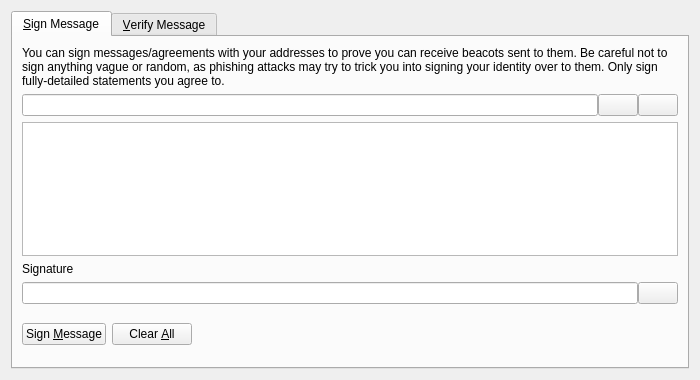
<?xml version="1.0" encoding="UTF-8"?>
<ui version="4.0">
 <class>SignVerifyMessageDialog</class>
 <widget class="QDialog" name="SignVerifyMessageDialog">
  <property name="geometry">
   <rect>
    <x>0</x>
    <y>0</y>
    <width>700</width>
    <height>380</height>
   </rect>
  </property>
  <property name="windowTitle">
   <string>Signatures - Sign / Verify a Message</string>
  </property>
  <property name="modal">
   <bool>true</bool>
  </property>
  <layout class="QVBoxLayout" name="verticalLayout">
   <item>
    <widget class="QTabWidget" name="tabWidget">
     <property name="currentIndex">
      <number>0</number>
     </property>
     <widget class="QWidget" name="tabSignMessage">
      <attribute name="title">
       <string>&amp;Sign Message</string>
      </attribute>
      <layout class="QVBoxLayout" name="verticalLayout_SM">
       <item>
        <widget class="QLabel" name="infoLabel_SM">
         <property name="text">
          <string>You can sign messages/agreements with your addresses to prove you can receive beacots sent to them. Be careful not to sign anything vague or random, as phishing attacks may try to trick you into signing your identity over to them. Only sign fully-detailed statements you agree to.</string>
         </property>
         <property name="textFormat">
          <enum>Qt::PlainText</enum>
         </property>
         <property name="wordWrap">
          <bool>true</bool>
         </property>
        </widget>
       </item>
       <item>
        <layout class="QHBoxLayout" name="horizontalLayout_1_SM">
         <property name="spacing">
          <number>0</number>
         </property>
         <item>
          <widget class="QValidatedLineEdit" name="addressIn_SM">
           <property name="toolTip">
            <string>The Beacot address to sign the message with</string>
           </property>
          </widget>
         </item>
         <item>
          <widget class="QPushButton" name="addressBookButton_SM">
           <property name="toolTip">
            <string>Choose previously used address</string>
           </property>
           <property name="text">
            <string/>
           </property>
           <property name="icon">
            <iconset resource="../bitcoin.qrc">
             <normaloff>:/icons/address-book</normaloff>:/icons/address-book</iconset>
           </property>
           <property name="shortcut">
            <string>Alt+A</string>
           </property>
           <property name="autoDefault">
            <bool>false</bool>
           </property>
          </widget>
         </item>
         <item>
          <widget class="QPushButton" name="pasteButton_SM">
           <property name="toolTip">
            <string>Paste address from clipboard</string>
           </property>
           <property name="text">
            <string/>
           </property>
           <property name="icon">
            <iconset resource="../bitcoin.qrc">
             <normaloff>:/icons/editpaste</normaloff>:/icons/editpaste</iconset>
           </property>
           <property name="shortcut">
            <string>Alt+P</string>
           </property>
           <property name="autoDefault">
            <bool>false</bool>
           </property>
          </widget>
         </item>
        </layout>
       </item>
       <item>
        <widget class="QPlainTextEdit" name="messageIn_SM">
         <property name="toolTip">
          <string>Enter the message you want to sign here</string>
         </property>
        </widget>
       </item>
       <item>
        <widget class="QLabel" name="signatureLabel_SM">
         <property name="text">
          <string>Signature</string>
         </property>
         <property name="textFormat">
          <enum>Qt::PlainText</enum>
         </property>
        </widget>
       </item>
       <item>
        <layout class="QHBoxLayout" name="horizontalLayout_2_SM">
         <property name="spacing">
          <number>0</number>
         </property>
         <item>
          <widget class="QLineEdit" name="signatureOut_SM">
           <property name="font">
            <font>
             <italic>true</italic>
            </font>
           </property>
           <property name="readOnly">
            <bool>true</bool>
           </property>
          </widget>
         </item>
         <item>
          <widget class="QPushButton" name="copySignatureButton_SM">
           <property name="toolTip">
            <string>Copy the current signature to the system clipboard</string>
           </property>
           <property name="text">
            <string/>
           </property>
           <property name="icon">
            <iconset resource="../bitcoin.qrc">
             <normaloff>:/icons/editcopy</normaloff>:/icons/editcopy</iconset>
           </property>
           <property name="autoDefault">
            <bool>false</bool>
           </property>
          </widget>
         </item>
        </layout>
       </item>
       <item>
        <layout class="QHBoxLayout" name="horizontalLayout_3_SM">
         <item>
          <widget class="QPushButton" name="signMessageButton_SM">
           <property name="toolTip">
            <string>Sign the message to prove you own this Beacot address</string>
           </property>
           <property name="text">
            <string>Sign &amp;Message</string>
           </property>
           <property name="icon">
            <iconset resource="../bitcoin.qrc">
             <normaloff>:/icons/edit</normaloff>:/icons/edit</iconset>
           </property>
           <property name="autoDefault">
            <bool>false</bool>
           </property>
          </widget>
         </item>
         <item>
          <widget class="QPushButton" name="clearButton_SM">
           <property name="toolTip">
            <string>Reset all sign message fields</string>
           </property>
           <property name="text">
            <string>Clear &amp;All</string>
           </property>
           <property name="icon">
            <iconset resource="../bitcoin.qrc">
             <normaloff>:/icons/remove</normaloff>:/icons/remove</iconset>
           </property>
           <property name="autoDefault">
            <bool>false</bool>
           </property>
          </widget>
         </item>
         <item>
          <spacer name="horizontalSpacer_1_SM">
           <property name="orientation">
            <enum>Qt::Horizontal</enum>
           </property>
           <property name="sizeHint" stdset="0">
            <size>
             <width>40</width>
             <height>48</height>
            </size>
           </property>
          </spacer>
         </item>
         <item>
          <widget class="QLabel" name="statusLabel_SM">
           <property name="font">
            <font>
             <weight>75</weight>
             <bold>true</bold>
            </font>
           </property>
           <property name="text">
            <string/>
           </property>
           <property name="wordWrap">
            <bool>true</bool>
           </property>
          </widget>
         </item>
         <item>
          <spacer name="horizontalSpacer_2_SM">
           <property name="orientation">
            <enum>Qt::Horizontal</enum>
           </property>
           <property name="sizeHint" stdset="0">
            <size>
             <width>40</width>
             <height>48</height>
            </size>
           </property>
          </spacer>
         </item>
        </layout>
       </item>
      </layout>
     </widget>
     <widget class="QWidget" name="tabVerifyMessage">
      <attribute name="title">
       <string>&amp;Verify Message</string>
      </attribute>
      <layout class="QVBoxLayout" name="verticalLayout_VM">
       <item>
        <widget class="QLabel" name="infoLabel_VM">
         <property name="text">
          <string>Enter the receiver's address, message (ensure you copy line breaks, spaces, tabs, etc. exactly) and signature below to verify the message. Be careful not to read more into the signature than what is in the signed message itself, to avoid being tricked by a man-in-the-middle attack. Note that this only proves the signing party receives with the address, it cannot prove sendership of any transaction!</string>
         </property>
         <property name="textFormat">
          <enum>Qt::PlainText</enum>
         </property>
         <property name="alignment">
          <set>Qt::AlignLeading|Qt::AlignLeft|Qt::AlignTop</set>
         </property>
         <property name="wordWrap">
          <bool>true</bool>
         </property>
        </widget>
       </item>
       <item>
        <layout class="QHBoxLayout" name="horizontalLayout_1_VM">
         <property name="spacing">
          <number>0</number>
         </property>
         <item>
          <widget class="QValidatedLineEdit" name="addressIn_VM">
           <property name="toolTip">
            <string>The Beacot address the message was signed with</string>
           </property>
          </widget>
         </item>
         <item>
          <widget class="QPushButton" name="addressBookButton_VM">
           <property name="toolTip">
            <string>Choose previously used address</string>
           </property>
           <property name="text">
            <string/>
           </property>
           <property name="icon">
            <iconset resource="../bitcoin.qrc">
             <normaloff>:/icons/address-book</normaloff>:/icons/address-book</iconset>
           </property>
           <property name="shortcut">
            <string>Alt+A</string>
           </property>
           <property name="autoDefault">
            <bool>false</bool>
           </property>
          </widget>
         </item>
        </layout>
       </item>
       <item>
        <widget class="QPlainTextEdit" name="messageIn_VM"/>
       </item>
       <item>
        <widget class="QValidatedLineEdit" name="signatureIn_VM"/>
       </item>
       <item>
        <layout class="QHBoxLayout" name="horizontalLayout_2_VM">
         <item>
          <widget class="QPushButton" name="verifyMessageButton_VM">
           <property name="toolTip">
            <string>Verify the message to ensure it was signed with the specified Beacot address</string>
           </property>
           <property name="text">
            <string>Verify &amp;Message</string>
           </property>
           <property name="icon">
            <iconset resource="../bitcoin.qrc">
             <normaloff>:/icons/transaction_0</normaloff>:/icons/transaction_0</iconset>
           </property>
           <property name="autoDefault">
            <bool>false</bool>
           </property>
          </widget>
         </item>
         <item>
          <widget class="QPushButton" name="clearButton_VM">
           <property name="toolTip">
            <string>Reset all verify message fields</string>
           </property>
           <property name="text">
            <string>Clear &amp;All</string>
           </property>
           <property name="icon">
            <iconset resource="../bitcoin.qrc">
             <normaloff>:/icons/remove</normaloff>:/icons/remove</iconset>
           </property>
           <property name="autoDefault">
            <bool>false</bool>
           </property>
          </widget>
         </item>
         <item>
          <spacer name="horizontalSpacer_1_VM">
           <property name="orientation">
            <enum>Qt::Horizontal</enum>
           </property>
           <property name="sizeHint" stdset="0">
            <size>
             <width>40</width>
             <height>48</height>
            </size>
           </property>
          </spacer>
         </item>
         <item>
          <widget class="QLabel" name="statusLabel_VM">
           <property name="font">
            <font>
             <weight>75</weight>
             <bold>true</bold>
            </font>
           </property>
           <property name="text">
            <string/>
           </property>
           <property name="wordWrap">
            <bool>true</bool>
           </property>
          </widget>
         </item>
         <item>
          <spacer name="horizontalSpacer_2_VM">
           <property name="orientation">
            <enum>Qt::Horizontal</enum>
           </property>
           <property name="sizeHint" stdset="0">
            <size>
             <width>40</width>
             <height>48</height>
            </size>
           </property>
          </spacer>
         </item>
        </layout>
       </item>
      </layout>
     </widget>
    </widget>
   </item>
  </layout>
 </widget>
 <customwidgets>
  <customwidget>
   <class>QValidatedLineEdit</class>
   <extends>QLineEdit</extends>
   <header>qvalidatedlineedit.h</header>
  </customwidget>
 </customwidgets>
 <resources>
  <include location="../bitcoin.qrc"/>
 </resources>
 <connections/>
</ui>
